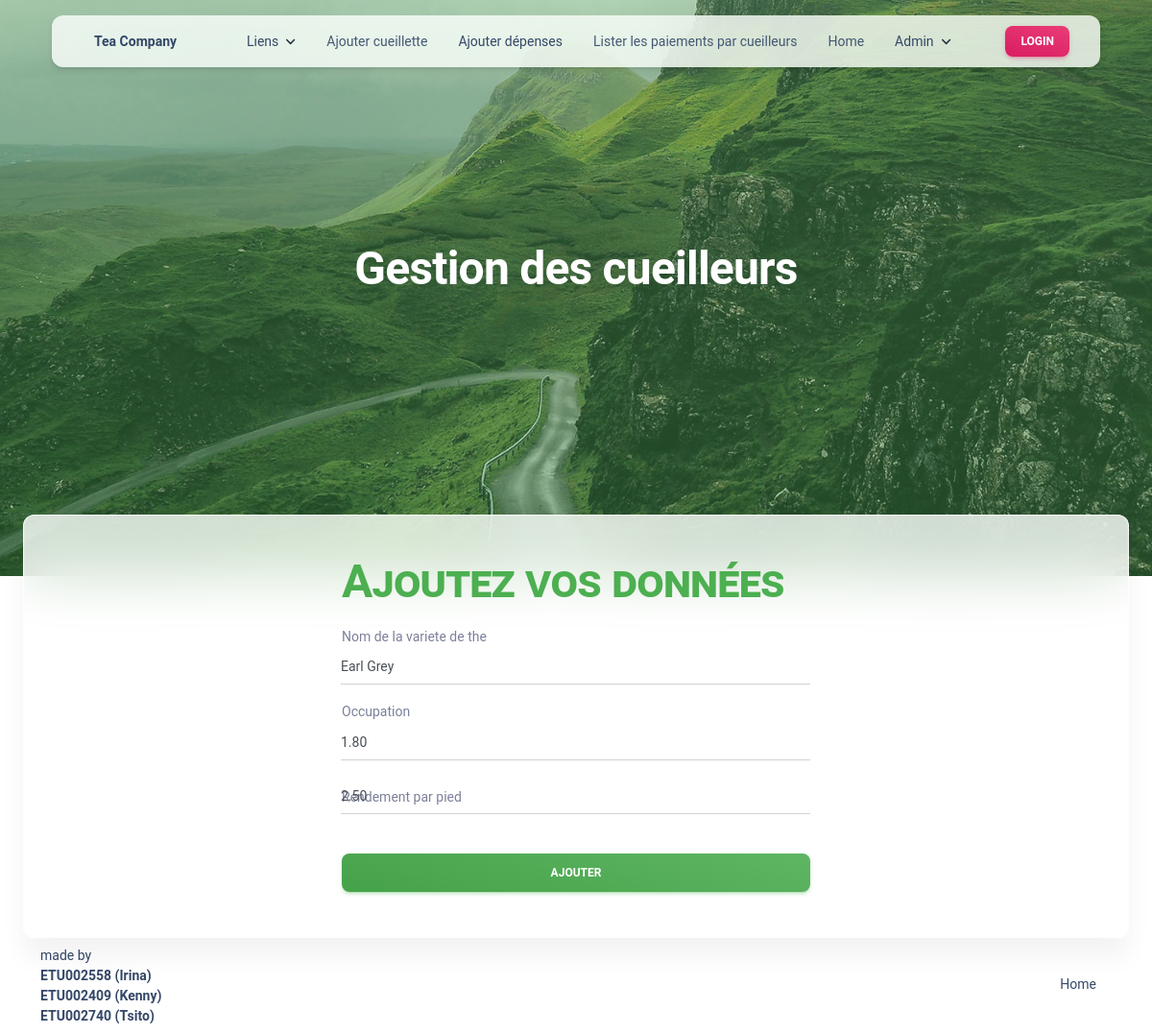
The page /pages/inserer-the.php?id=3 (signed in) on the database its author committed.
### tables this page shows
CREATE TABLE the_Varietes_de_the (
    id_variete INT AUTO_INCREMENT PRIMARY KEY,
    nom_variete VARCHAR(255) NOT NULL,
    occupation DECIMAL(10,2) NOT NULL,
    rendement_par_pied DECIMAL(10,2) NOT NULL,
    prix_vente DECIMAL(10,2) NOT NULL
);

### inc/fonction_base.php (called while the page is built, shortened)
<?php
 function select_by_first_Row($table_name, $value)
 {
     $pdo = connectbd();
     $result = array();
     try {
         $stmt_column = $pdo->prepare("SELECT COLUMN_NAME FROM INFORMATION_SCHEMA.COLUMNS WHERE TABLE_NAME = :table_name ORDER BY ORDINAL_POSITION LIMIT 1");
         $stmt_column->bindValue(':table_name', $table_name);
         $stmt_column->execute();
         $first_column_name = $stmt_column->fetchColumn();
         $stmt = $pdo->prepare("SELECT * FROM $table_name WHERE $first_column_name = :value");
         $stmt->bindValue(':value', $value);
         $stmt->execute();
         $result = $stmt->fetchAll(PDO::FETCH_ASSOC);
     } catch (PDOException $e) {
         echo $e->getMessage();
     } finally {
         $pdo = null;
     }
     return $result;
 }

### pages/inserer-the.php (the view, shortened to what this page needs)
<?php
include("../templates/head.php");
  include_once "../inc/fonction_base.php";
$d1 = "";
$d2 = "";
$d3 = "";
$id = 0;
if (isset($_GET['id'])) {
  $id = $_GET['id'];
  $data = select_by_first_Row("the_Varietes_de_the", $id)[0];
  $d1 = $data['nom_variete'];
  $d2 = $data['occupation'];
  $d3 = $data['rendement_par_pied'];
}
?>
<div class="container position-sticky z-index-sticky top-0">
  <div class="row">
    <div class="col-12">
      <?php
      include("../templates/navbar.php");
      ?>
      <header class="header-2">
        <div class="page-header min-vh-75 relative" style="background-image: url('../assets/img/bg3.jpg')">
          <span class="mask bg-gradient-success opacity-4"></span>
          <div class="container">
            <div class="row">
              <div class="col-xl-7 text-center mx-auto">
                <h1 class="text-white pt-3 mt-n5">Gestion des cueilleurs</h1>
              </div>
            </div>
          </div>
        </div>
      </header>
      <div class="row card card-body blur shadow-blur mx-3 mx-xl-4 mt-n6 d-flex align-items-center">
        <div class="col-6">
          <div class="card-body">
            <h1 class="text-success" style="font-variant:small-caps;">
              Ajoutez vos données
            </h1>
            <form role="form" class="text-start" action="<?php if ($id > 0)
              echo "update.php";
            else
              echo "traitement_the.php"; ?>" method=post>
                <div class="input-group input-group-static my-3">
                  <label>Nom de la variete de the</label>
                  <input type="text" name="nom_variete" class="form-control" value="<?php echo $d1;?>">
                </div>
                <div class="input-group input-group-static mb-3">
                  <label>Occupation</label>
                  <input type="number" name="occupation" class="form-control"  value="<?php echo $d2;?>">
                </div>
                <div class="input-group input-group-dynamic my-3">
                  <label class="form-label">Rendement par pied</label>
                  <input type="number" name="rendement_par_pied" class="form-control" value="<?php echo $d3;?>">
                </div>
                <div class="text-center">
                  <input type="submit" class="btn bg-gradient-success w-100 my-4 mb-2" value="Ajouter">
                </div>
              </form>
          </div>
        </div>
      </div>
      <?php
      include("../templates/footer-non-absolute.php");
      ?>
      <?php
      include("../templates/end.php");
      ?>

### rows shown on the page
the_varietes_de_the: nom_variete "Earl Grey", occupation "1.80", rendement_par_pied "2.50"
